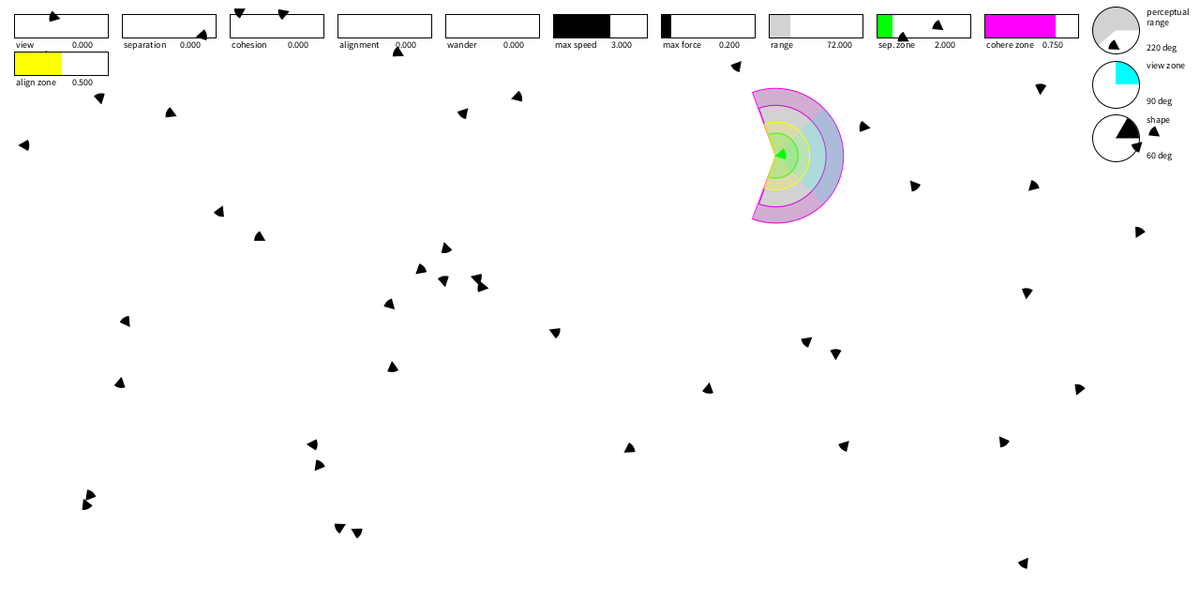
Frame 1 (no input)
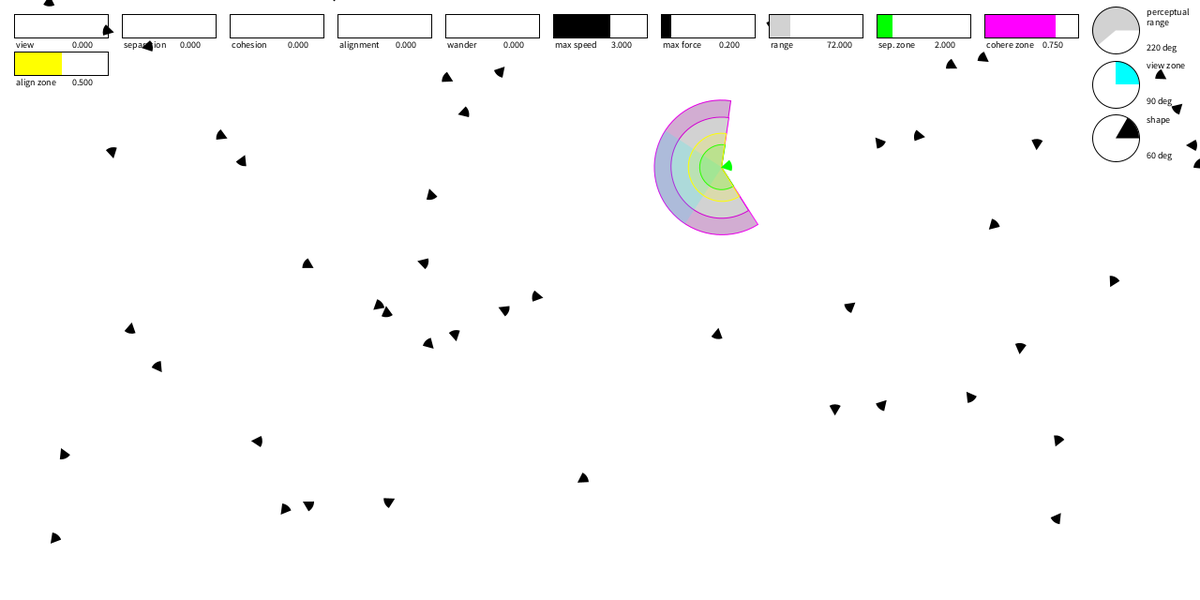
Frame 60 (the mouse pressed at the canvas centre just before this capture)
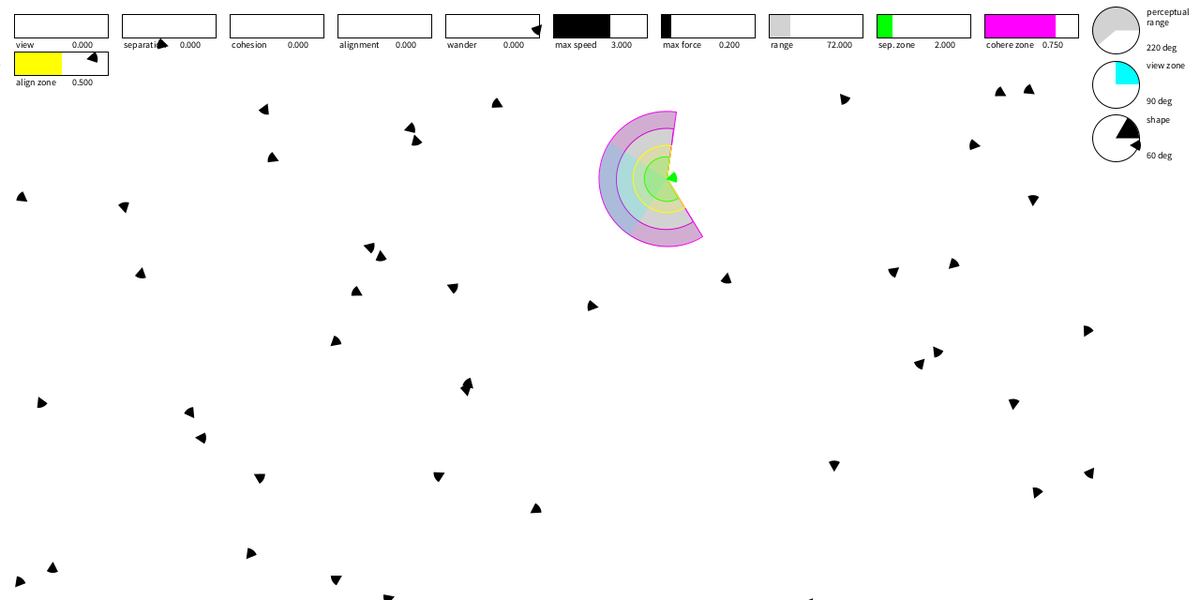
Frame 120 (the mouse held since frame 60 and released just before this capture)

The Processing sketch that drew these frames (run headless with seeded random() and noise(); from frame 60 on, the mouse is pressed at the canvas centre):

// Processing sketch: flocking
// ── flocking.pde
class Flock {
  ArrayList<Boid> boids;
  float r; // boid radius
  color c; // boid color
  Data shape; // boid arc angle
  Data view, sep, coh, ali, flee, seek, wander, edge;
  Data maxSpeed, maxForce;
  Data range, sepRange, cohRange, aliRange;
  Data angRange, angView, foo;
  
  Flock() {
    r = 12;
    c = color(0, 0, 0);
    
    shape = new Data("shape", radians(30), 0, TWO_PI);
    
    // force scalars
    view = new Data("view", 0, 0, 2); //
    sep = new Data("separation", 0, 0, 2);
    coh = new Data("cohesion", 0, 0, 2);
    ali = new Data("alignment", 0, 0, 2);
    flee = new Data("flee", 0, 0, 2);
    seek = new Data("seek", 0, 0, 2);
    wander = new Data("wander", 0, 0, 2);
    edge = new Data("edge", 0.5, 0, 2);
    
    // movement scalars
    maxSpeed = new Data("max speed", 3, 0, 5);
    maxForce = new Data("max force", 0.2, 0, 2);
    
    // perceptual distance and scalars
    range = new Data("range", sq(r)/2, 0, width/4);
    sepRange = new Data("sep. zone", 2, 0, r); // multiplied with r
    cohRange = new Data("cohere zone", 0.75, 0, 1); // multiplied with range
    aliRange = new Data("align zone", 0.5, 0, 1); // multiplied with range
    
    // perception angles
    angRange = new Data("perceptual range", radians(110), 0, TWO_PI);
    angView = new Data("view zone", radians(45), 0, TWO_PI);
    
    boids = new ArrayList<Boid>();
    for (int i = 0; i < 50; i++) {
      boids.add(new Boid(new PVector(random(width), random(height)), this));
    }
  }
  
  void run() {
    for (Boid b : boids) {
      b.run(boids);
    }
  }
  
  void addBoid(Boid b) {
    boids.add(b);
  }
}

// ── boid.pde
class Boid {
  Flock myFlock;
  PVector loc, vel, acc;
  Data maxSpeed, maxForce; // defined by flock
  Data angRange, angView, dRange, sepRange, cohRange, aliRange; // defined by flock
  Data shape; // defined by flock
  float r, mass; // r (boid radius) defined by flock
  color c, debugC; // debug color
  float wanderTheta;

  Boid(PVector _loc, Flock _flock) {
    myFlock = _flock;
    loc = _loc.get();
    vel = new PVector(0, 0);
    acc = PVector.random2D();
    maxSpeed = myFlock.maxSpeed;
    maxForce = myFlock.maxForce;
    mass = 1;
    r = myFlock.r;
    shape = myFlock.shape; // defines boid arc
    c = myFlock.c;
    debugC = c;
    wanderTheta = 0;
    angRange = myFlock.angRange;
    angView = myFlock.angView;
    dRange = myFlock.range;
    sepRange = myFlock.sepRange;
    cohRange = myFlock.cohRange;
    aliRange = myFlock.aliRange;
  }
  
  void run(ArrayList<Boid> others) {
    applyBehaviors(others);
    update();
    wrap();
    display();
  }

  void applyBehaviors(ArrayList<Boid> others) {
    // get forces
    PVector viewForce = view(others);
    PVector separateForce = separate(others);
    PVector cohereForce = cohere(others);
    PVector alignForce = align(others);
    PVector fleeForce = flee(new PVector(mouseX, mouseY));
    PVector seekForce = seek(new PVector(mouseX, mouseY));
    PVector wanderForce = wander();
    PVector edgeForce = avoidEdges();
    // adjust forces
    viewForce.mult(myFlock.view.value);
    separateForce.mult(myFlock.sep.value);
    cohereForce.mult(myFlock.coh.value);
    alignForce.mult(myFlock.ali.value);
    fleeForce.mult(myFlock.flee.value);
    seekForce.mult(myFlock.seek.value);
    wanderForce.mult(myFlock.wander.value);
    edgeForce.mult(myFlock.edge.value);
    // apply forces
    applyForce(viewForce);
    applyForce(separateForce);
    applyForce(cohereForce);
    applyForce(alignForce);
    //    applyForce(fleeForce);
    //    applyForce(seekForce);
    applyForce(wanderForce);
    //    applyForce(edgeForce);
  }

  PVector getNormalPt(PVector point, PVector start, PVector end) {
    // calculate the point that is perpendicular to the line along start-end
    // and crosses through point.
    PVector hyp = PVector.sub(point, start);
    PVector proj = PVector.sub(end, start); // project hyp onto segment
    proj.normalize();
    proj.mult(hyp.dot(proj));
    PVector normalPt = PVector.add(start, proj);
    return normalPt;
  }
  
  PVector view(ArrayList<Boid> others) {
    PVector steer = new PVector();
    PVector desiredAve = new PVector();
    int count = 0;
    for (Boid other : others) {
      PVector toOther = PVector.sub(other.loc, loc); // adjacent
      float angDiff = PVector.angleBetween(vel, toOther); // theta
      float d = toOther.mag(); // adjacent len
      if (d > 0 && d < dRange.value && angDiff < angView.value) {
        PVector desired = vel.get(); // hypotenuse
        float scalar = d/cos(angDiff); // hypotenuse len = cos(theta)/adjacent
        desired.setMag(scalar);
        // debug
//        PVector test;
//        if (this == others.get(0)) {
//          stroke(0);
//          line(loc.x, loc.y, other.loc.x, other.loc.y); // toOther aka adjacent
//          test = PVector.add(loc, desired);
//          line(loc.x, loc.y, test.x, test.y); // hypotenuse
//        }
        desired.sub(toOther);
        // debug
//        if (this == others.get(0)) {
//          test = PVector.add(other.loc, desired);
//          stroke(255, 0, 0);
//          line(other.loc.x, other.loc.y, test.x, test.y);
//        }
        desiredAve.add(desired);
        count++;
      }
    }
    if (count > 0) {
        desiredAve.div(count);
        // debug
//        PVector test;
//        if (this == others.get(0)) {
//          test = desiredAve.get();
//          test.setMag(20);
//          test.add(loc);
//          stroke(0);
//          line(loc.x, loc.y, test.x, test.y);
//        }
        desiredAve.setMag(maxSpeed.value);
        steer = PVector.sub(desiredAve, vel);
        // debug
//        if (this == others.get(0)) {
//          test = steer.get();
//          test.setMag(40);
//          test.add(loc);
//          stroke(255, 0, 0);
//          line(loc.x, loc.y, test.x, test.y);
//        }
        steer.limit(maxForce.value);
      }
    return steer;
  }

  PVector separate(ArrayList<Boid> others) {
    PVector steer = new PVector();
    PVector desiredAve = new PVector();
    int count = 0;
    for (Boid other : others) {
      PVector desired = PVector.sub(loc, other.loc);
      float d = desired.mag();
      float angDiff = PVector.angleBetween(vel, PVector.mult(desired, -1));
      if (d > 0 && d < sepRange.value*r && angDiff < angRange.value) {
        desired.setMag(1/d);
        desiredAve.add(desired);
        count++;
        // debug
        //        stroke(255, 0, 0, 75);
        //        line(loc.x, loc.y, other.loc.x, other.loc.y);
      }
    }
    if (count > 0) {
      desiredAve.div(count);
      desiredAve.setMag(maxSpeed.value);
      steer = PVector.sub(desiredAve, vel);
      steer.limit(maxForce.value);
    }
    return steer;
  }

  PVector cohere(ArrayList<Boid> others) {
    PVector steer = new PVector();
    PVector desiredAve = new PVector();
    int count = 0;
    for (Boid other : others) {
      PVector desired = PVector.sub(other.loc, loc);
      float d = desired.mag();
      float angDiff = PVector.angleBetween(vel, desired);
      if (d < dRange.value && d > dRange.value*cohRange.value && angDiff < angRange.value) {
        desired.normalize();
        desired.div(d);
        desiredAve.add(desired);
        count++;
        // debug
        //        stroke(0, 255, 0, 75);
        //        line(loc.x, loc.y, other.loc.x, other.loc.y);
      }
    }
    if (count > 0) {
      desiredAve.div(count);
      desiredAve.setMag(maxSpeed.value);
      steer = PVector.sub(desiredAve, vel);
      steer.limit(maxForce.value);
    }
    return steer;
  }

  PVector align(ArrayList<Boid> others) {
    PVector steer = new PVector();
    PVector desired = new PVector();
    int count = 0;
    for (Boid other : others) {
      float d = PVector.dist(other.loc, loc);
      float angDiff = PVector.angleBetween(vel, PVector.sub(other.loc, loc));
      if (d > 0 && d < dRange.value*cohRange.value && angDiff < angRange.value) {
        desired.add(other.vel);
        count++;
        // debug
        //        stroke(0, 0, 255, 75);
        //        line(loc.x, loc.y, other.loc.x, other.loc.y);
      }
    }
    if (count > 0) {
      desired.div(count);
      desired.setMag(maxSpeed.value);
      steer = PVector.sub(desired, vel);
      steer.limit(maxForce.value);
    }
    return steer;
  }

  PVector flee(PVector threat) {
    PVector steer = new PVector();
    PVector desired = PVector.sub(loc, threat);
    float angDiff = PVector.angleBetween(vel, PVector.mult(desired, -1));
    if (desired.mag() < dRange.value && angDiff < angRange.value) {
      desired.setMag(maxSpeed.value);
      steer = PVector.sub(desired, vel);
      steer.limit(maxForce.value);
      // debug
      //      stroke(0, 255, 255);
      //      line(loc.x, loc.y, threat.x, threat.y);
    }
    return steer;
  }

  PVector seek(PVector target) {
    PVector steer = new PVector();
    PVector desired = PVector.sub(target, loc);
    float angDiff = PVector.angleBetween(vel, desired);
    if (desired.mag() < dRange.value && angDiff < angRange.value) {
      desired.setMag(maxSpeed.value);
      steer = PVector.sub(desired, vel);
      steer.limit(maxForce.value);
      // debug
      //      stroke(0, 255, 255);
      //      line(loc.x, loc.y, target.x, target.y);
    }
    return steer;
  }

  PVector wander() {
    wanderTheta += random(-PI/8, PI/8);
    PVector desired = new PVector(100, 0);
    desired.rotate(vel.heading());
    PVector offset = new PVector(25 * cos(wanderTheta), 25 * sin(wanderTheta));
    desired.add(offset);
    PVector steer = PVector.sub(desired, vel);
    steer.limit(maxForce.value);
    return steer;
  }

  PVector avoidEdges() {
    float border = 10;
    PVector desired = vel.get();
    if (loc.x < border) {
      desired.x = maxSpeed.value;
    } else if (loc.x > width - border) {
      desired.x = -maxSpeed.value;
    }
    if (loc.y < border) {
      desired.y = maxSpeed.value;
    } else if (loc.y > height - border) { 
      desired.y = -maxSpeed.value;
    }
    PVector steer = PVector.sub(desired, vel);
    steer.limit(maxForce.value);
    return steer;
  }

  void applyForce(PVector force) {
    PVector f = force.get();
    f.div(mass);
    acc.add(f);
  }

  void update() {
    vel.add(acc);
    vel.limit(maxSpeed.value);
    loc.add(vel);
    acc.mult(0);
  }

  void wrap() {
    if (loc.x < -r) { 
      loc.x = width + r;
    }
    if (loc.x > width + r) { 
      loc.x = -r;
    }
    if (loc.y < -r) { 
      loc.y = height + r;
    }
    if (loc.y > height + r) { 
      loc.y = -r;
    }
  }

  void display() {
    pushStyle(); 
    noStroke();
    fill(c);
    pushMatrix();
    translate(loc.x, loc.y);
    rotate(vel.heading());
    arc(0, 0, r*2, r*2, PI-shape.value, PI+shape.value, PIE);
    popMatrix();
    popStyle();
  }
  
  void debug(ArrayList<Boid> others) {
    for (Boid other : others) {
      PVector v = PVector.sub(other.loc, loc);
      float angDiff = PVector.angleBetween(vel, v);
      float d = v.mag();
      if (d > 0 && d < dRange.value && angDiff < angView.value) { 
        other.c = color(255, 0, 0);
      } else if (d > 0 && d < dRange.value && angDiff < angRange.value) { 
        other.c = color(0, 0, 255);
      } else if (d > 0) { 
        other.c = debugC;
      }
    }
    pushMatrix();
    translate(loc.x, loc.y);
    rotate(vel.heading());
    // cohesion range purple
    fill(255, 0, 255, 45);
    stroke(255, 0, 255);
    arc(0, 0, dRange.value*2, dRange.value*2, -angRange.value, angRange.value, PIE);
    fill(255);
    stroke(255, 0, 255);
    arc(0, 0, cohRange.value*dRange.value*2, cohRange.value*dRange.value*2, -angRange.value, angRange.value, PIE);;
    // total range gray
    noStroke();
    fill(0, 0, 0, 45);
    arc(0, 0, dRange.value*2, dRange.value*2, -angRange.value, angRange.value, PIE);
    // view range cyan
    fill(0, 255, 255, 45);
    arc(0, 0, dRange.value*2, dRange.value*2, -angView.value, angView.value, PIE);
    // separation range green
    stroke(0, 255, 0);
    fill(0, 255, 0, 45);
    arc(0, 0, sepRange.value*r*2, sepRange.value*r*2, -angRange.value, angRange.value, PIE);
    // alignment range yellow
    stroke(255, 255, 0);
    fill(255, 255, 0, 45);
    arc(0, 0, aliRange.value*dRange.value*2, aliRange.value*dRange.value*2, -angRange.value, angRange.value, PIE);
    popMatrix();
  }
}


// ── gui.pde
class Data {
  String name;
  float initial, value, min, max;
  
  Data(String _name, float _initial, float _min, float _max) {
    name = _name;
    initial = _initial;
    value = initial;  
    min = _min;
    max = _max;
  }
}

class Widget {
  Data data;
  PVector loc;
  color c;
  
  Widget(Data _data, PVector _loc, color _c) {
    data = _data;
    loc = _loc.get();
    c = _c;
  }
}

class UI {
  ArrayList<Widget> pieWidgets;
  ArrayList<Widget> slideWidgets;
  float w, h, r, margin, xLimit, maxCols;
  
  UI() {
    pieWidgets = new ArrayList<Widget>();
    slideWidgets = new ArrayList<Widget>();
    w = 100; // width of slider
    h = 25; // height of slider
    r = 25; // radius of pie
    margin = 15; // x and y margins
    xLimit = width - (2*margin + max(2*r, w));
    maxCols = floor(xLimit/(w+margin));
  }
  
  PVector getPieCoords() { // generates coords for a new pie widget
    int i = pieWidgets.size();
    float x = xLimit + r + margin;
    float y = margin/2 + r + ((margin/2 + r*2) * i);
    return new PVector(x, y);
  }
  
  PVector getSlideCoords() { // generates coords for a new slider widget
    int i = slideWidgets.size();
    float col = i % maxCols;
    float x = margin + (col*w) + (col*margin);
    float y = margin + ((margin+h) * floor(i/maxCols));
    return new PVector(x, y);
  }
  
  void addPieWidget(Widget widget) {
    pieWidgets.add(widget);
  }
  
  void addSlideWidget(Widget widget) {
    slideWidgets.add(widget);
  }
  
  boolean isInsideCircle(PVector point, PVector center, float radius) {
    if (PVector.dist(point, center) > radius) {
      return false;
    }
    return true;
  }
  
  boolean isInsideRect(PVector point, PVector boundA, PVector boundB) {
    if (point.x > max(boundA.x, boundB.x) || point.x < min(boundA.x, boundB.x)
    || point.y > max(boundA.y, boundB.y) || point.y < min(boundA.y, boundB.y)) {
      return false;
    }
    return true;
  }
  
  void updatePies() {
    PVector v = new PVector(r, 0);
    PVector mouse = new PVector(mouseX, mouseY);
    for (int i = 0; i < pieWidgets.size(); i++) {
     Widget widget = pieWidgets.get(i);
     if (isInsideCircle(mouse, widget.loc, r)) {
       PVector m = PVector.sub(mouse, widget.loc);
       m.setMag(r);
       float theta = PVector.angleBetween(m, v);
       if (m.y >= 0) { theta = TWO_PI - theta;}
       widget.data.value = (theta/2);
       break;
     }
   } 
  }
  
  void updateSliders() {
    PVector mouse = new PVector(mouseX, mouseY);
    for (int i = 0; i < slideWidgets.size(); i++) {
      Widget widget = slideWidgets.get(i);
      PVector topcorner = widget.loc;
      PVector botcorner = new PVector(widget.loc.x + w, widget.loc.y + h);
      if (isInsideRect(mouse, topcorner, botcorner)) {
        widget.data.value = map(mouse.x, topcorner.x, botcorner.x, widget.data.min, widget.data.max);
        break;
      }
    }
  }
  
  void displayPies() {
    textSize(10);
    for (int i = 0; i < pieWidgets.size(); i++) {
     Widget widget = pieWidgets.get(i);
     PVector v = new PVector(r, 0);
     pushMatrix();
     translate(widget.loc.x, widget.loc.y);
     fill(widget.c);
     noStroke();
     arc(0, 0, r*2, r*2, TWO_PI - widget.data.value*2, TWO_PI, PIE);
     stroke(0);
     noFill();
     ellipse(0, 0, r*2, r*2);
     fill(0);
     text(widget.data.name, r + margin/2, -r, r + margin*2 , margin*2);
     text(round(degrees(widget.data.value*2))+" deg", r + margin/2, r*0.85);
     popMatrix();
   } 
  }
  
  void displaySliders() {
    rectMode(CORNER);
    stroke(0);
    textSize(10);
    for (int i = 0; i < slideWidgets.size(); i++) {
      Widget widget = slideWidgets.get(i);
      pushMatrix();
      translate(widget.loc.x, widget.loc.y);
      stroke(widget.c);
      fill(widget.c);
      rect(0, 0, map(widget.data.value, widget.data.min, widget.data.max, 0, w), h);
      noFill();
      stroke(0);
      rect(0, 0, w, h);
      fill(0);
      text(widget.data.name, 2, margin + h*0.85);
      text(widget.data.value, w/2 + 10, margin + h*0.85);
      popMatrix();
    }
  }
  
  void update() {
    updateSliders();
    updatePies();
  }
  
  void display() {
    displaySliders();
    displayPies();
  }
}

// ── main.pde
Flock flock;
Boid debugBoid;
UI controls;

void setup() {
  size(1280, 640);
  flock = new Flock();
  debugBoid = flock.boids.get(0);
  debugBoid.c = color(0, 255, 0);
  controls = new UI();
  color cyan = color(0, 255, 255);
  color green = color(0, 255, 0);
  color magenta = color(255, 0, 255);
  color yellow = color(255, 255, 0);
  color black = color(0, 0, 0);
  color gray = color(210, 210, 210);
  controls.addSlideWidget(new Widget(flock.view, controls.getSlideCoords(), cyan));
  controls.addSlideWidget(new Widget(flock.sep, controls.getSlideCoords(), green));
  controls.addSlideWidget(new Widget(flock.coh, controls.getSlideCoords(), magenta));
  controls.addSlideWidget(new Widget(flock.ali, controls.getSlideCoords(), yellow));
  controls.addSlideWidget(new Widget(flock.wander, controls.getSlideCoords(), black));
  controls.addSlideWidget(new Widget(flock.maxSpeed, controls.getSlideCoords(), black));
  controls.addSlideWidget(new Widget(flock.maxForce, controls.getSlideCoords(), black));
  controls.addSlideWidget(new Widget(flock.range, controls.getSlideCoords(), gray));
  controls.addSlideWidget(new Widget(flock.sepRange, controls.getSlideCoords(), green));
  controls.addSlideWidget(new Widget(flock.cohRange, controls.getSlideCoords(), magenta));
  controls.addSlideWidget(new Widget(flock.aliRange, controls.getSlideCoords(), yellow));
  controls.addPieWidget(new Widget(flock.angRange, controls.getPieCoords(), gray));
  controls.addPieWidget(new Widget(flock.angView, controls.getPieCoords(), cyan));
  controls.addPieWidget(new Widget(flock.shape, controls.getPieCoords(), flock.c));
  
  
//  controls.addSlideData(flock.view);
//  controls.addSlideData(flock.sep);
//  controls.addSlideData(flock.coh);
//  controls.addSlideData(flock.ali);
//  controls.addSlideData(flock.wander);
//  controls.addSlideData(flock.maxSpeed);
//  controls.addSlideData(flock.maxForce);
//  controls.addSlideData(flock.range);
//  controls.addSlideData(flock.sepRange);
//  controls.addSlideData(flock.cohRange);
//  controls.addSlideData(flock.aliRange);
//  controls.addPieData(flock.angRange);
//  controls.addPieData(flock.angView);
//  controls.addPieData(flock.shape);
}

void draw() {
  background(255);
  debugBoid.debug(flock.boids);
  flock.run();
  controls.display();
}

void mouseClicked() {
  Boid b = new Boid(new PVector(mouseX, mouseY), flock);
  flock.addBoid(b);
}

void mouseDragged() {
  controls.update();
}
